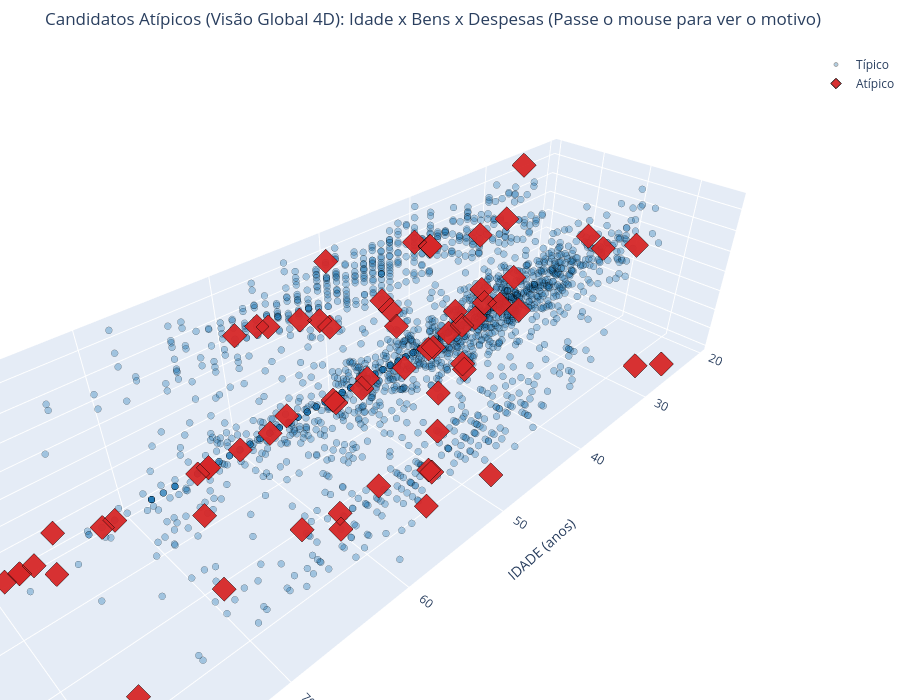

Source (notebook cell):
### Markdown cell above
### O mesmo recorte, em 3D — e a explicação dos pontos que parecem "no meio"

> **Por que alguns pontos atípicos parecem estar misturados "no meio" da nuvem 3D?**  
> O modelo Isolation Forest operou simultaneamente em **4 dimensões** (`IDADE`, `ANOS_ESTUDO`, `Total_Bens_Log`, `Total_Despesas_Contratadas_Log`). No entanto, o gráfico 3D abaixo plota apenas 3 eixos espaciais (`IDADE`, `Total_Bens_Log` e `Total_Despesas_Contratadas_Log`).
>
> A **4ª dimensão (`ANOS_ESTUDO` / Escolaridade)** não possui um eixo geométrico no espaço 3D!  
> Como consequência, candidatos como **Tiririca (CE)** possui patrimônio, idade e despesas perfeitamente compatíveis com os demais candidatos, mas têm **apenas 1 a 4 anos de estudo (Lê e Escreve)** num ecossistema onde a imensa maioria possui Ensino Superior ($z = -4$ e $-5$). No gráfico 3D, eles são projetados no meio da nuvem, mas no espaço 4D real estão totalmente isolados no chão da escolaridade!

### Code cell
cores_iso = {'Típico': '#1f77b4', 'Atípico': '#d62728'}

fig3d = go.Figure()
for status, cor in cores_iso.items():
    sub = df_cluster[df_cluster['anomalia_global'] == status]
    
    customdata = np.stack((
        sub['NM_URNA_CANDIDATO'],
        sub['SG_UF'],
        sub['cluster'],
        sub['anomalia_global'],
        sub['score_global'],
        sub['motivo_global'],
        sub['DS_GRAU_INSTRUCAO'],
        sub['ANOS_ESTUDO'],
        sub['Total_Bens'].map(lambda x: f"R$ {x:,.0f}".replace(',', 'X').replace('.', ',').replace('X', '.')),
        sub['Total_Despesas_Contratadas'].map(lambda x: f"R$ {x:,.0f}".replace(',', 'X').replace('.', ',').replace('X', '.'))
    ), axis=-1)

    fig3d.add_trace(go.Scatter3d(
        x=sub['IDADE'], y=sub['Total_Bens_Log'], z=sub['Total_Despesas_Contratadas_Log'],
        mode='markers', name=status,
        customdata=customdata,
        marker=dict(
            size=4 if status == 'Típico' else 8,
            color=cor,
            symbol='circle' if status == 'Típico' else 'diamond',
            opacity=0.35 if status == 'Típico' else 0.95,
            line=dict(width=1, color='black'),
        ),
        hovertemplate=(
            '<b>%{customdata[0]} (%{customdata[1]}) — %{customdata[2]}</b><br>' +
            '<b>Status:</b> %{customdata[3]} (Score: %{customdata[4]:.3f})<br>' +
            '<b>Motivo do Isolamento:</b> %{customdata[5]}<br>' +
            '----------------------------------------<br>' +
            '<b>Idade:</b> %{x} anos<br>' +
            '<b>Escolaridade:</b> %{customdata[6]} (%{customdata[7]} anos)<br>' +
            '<b>Bens Declarados:</b> %{customdata[8]}<br>' +
            '<b>Despesas Contratadas:</b> %{customdata[9]}<extra></extra>'
        )
    ))

fig3d.update_layout(
    scene=dict(
        xaxis_title='IDADE (anos)',
        yaxis_title='Total_Bens_Log',
        zaxis_title='Total_Despesas_Contratadas_Log'
    ),
    title=f'Candidatos Atípicos (Visão Global 4D): Idade x Bens x Despesas (Passe o mouse para ver o motivo)',
    height=700, margin=dict(l=0, r=0, b=0, t=50),
)
fig3d.show()

# Salvar versão interativa em HTML
fig3d.write_html('images/notebook4/04_grafico_3d_anomalias_global.html')
print("Gráfico 3D interativo salvo em: images/notebook4/04_grafico_3d_anomalias_global.html")

# ── Versão Estática 3D em Matplotlib para Slides de Apresentação ──────────────
fig_3d_mpl = plt.figure(figsize=(12, 8))
ax_3d = fig_3d_mpl.add_subplot(111, projection='3d')
tipicos = df_cluster[df_cluster['anomalia_global'] == 'Típico']
atipicos = df_cluster[df_cluster['anomalia_global'] == 'Atípico']

ax_3d.scatter(tipicos['IDADE'], tipicos['Total_Bens_Log'], tipicos['Total_Despesas_Contratadas_Log'],
             c='#2b6cb0', alpha=0.25, s=25, label=f'Típico (n={len(tipicos)})')
ax_3d.scatter(atipicos['IDADE'], atipicos['Total_Bens_Log'], atipicos['Total_Despesas_Contratadas_Log'],
             c='#e53e3e', marker='^', alpha=0.95, s=75, edgecolors='black', label=f'Atípico (n={len(atipicos)})')

# Destaque com rótulos para os casos mais discrepantes
destaques = atipicos.sort_values('score_global').head(6)
for _, r in destaques.iterrows():
    ax_3d.text(r['IDADE'], r['Total_Bens_Log'], r['Total_Despesas_Contratadas_Log'],
               f" {r['NM_URNA_CANDIDATO']}", fontsize=8, fontweight='bold', color='#742a2a')

ax_3d.set_xlabel('Idade (anos)', fontweight='bold', labelpad=10)
ax_3d.set_ylabel('Total_Bens_Log', fontweight='bold', labelpad=10)
ax_3d.set_zlabel('Total_Despesas_Log', fontweight='bold', labelpad=10)
ax_3d.set_title('Detecção de Anomalias 3D — Idade x Bens x Despesas (Isolation Forest 3%)\n[Nota: A 4ª dimensão é a Escolaridade]', fontsize=12, fontweight='bold')
ax_3d.legend(loc='upper right')
ax_3d.view_init(elev=22, azim=135)
plt.tight_layout()
plt.savefig('images/notebook4/04_grafico_3d_anomalias_matplotlib.png', dpi=300, bbox_inches='tight')
plt.show()
print("Versão estática salva em: images/notebook4/04_grafico_3d_anomalias_matplotlib.png")

### Figure 1 — Plotly figure (JSON) as saved in the notebook; plotly's stock layout.template omitted (floating-point values rounded to 4 significant figures; data arrays with more than 128 entries replaced by an {"elided": "..."} marker saying what was removed)
{"data": [{"customdata": {"elided": "2123x10 mixed values"}, "hovertemplate": "<b>%{customdata[0]} (%{customdata[1]}) — %{customdata[2]}</b><br><b>Status:</b> %{customdata[3]} (Score: %{customdata[4]:.3f})<br><b>Motivo do Isolamento:</b> %{customdata[5]}<br>----------------------------------------<br><b>Idade:</b> %{x} anos<br><b>Escolaridade:</b> %{customdata[6]} (%{customdata[7]} anos)<br><b>Bens Declarados:</b> %{customdata[8]}<br><b>Despesas Contratadas:</b> %{customdata[9]}<extra></extra>", "marker": {"color": "#1f77b4", "line": {"color": "black", "width": 1}, "opacity": 0.35, "size": 4, "symbol": "circle"}, "mode": "markers", "name": "Típico", "type": "scatter3d", "x": {"elided": "2123 int values"}, "y": {"elided": "2123 float values"}, "z": {"elided": "2123 float values"}}, {"customdata": {"elided": "66x10 mixed values"}, "hovertemplate": "<b>%{customdata[0]} (%{customdata[1]}) — %{customdata[2]}</b><br><b>Status:</b> %{customdata[3]} (Score: %{customdata[4]:.3f})<br><b>Motivo do Isolamento:</b> %{customdata[5]}<br>----------------------------------------<br><b>Idade:</b> %{x} anos<br><b>Escolaridade:</b> %{customdata[6]} (%{customdata[7]} anos)<br><b>Bens Declarados:</b> %{customdata[8]}<br><b>Despesas Contratadas:</b> %{customdata[9]}<extra></extra>", "marker": {"color": "#d62728", "line": {"color": "black", "width": 1}, "opacity": 0.95, "size": 8, "symbol": "diamond"}, "mode": "markers", "name": "Atípico", "type": "scatter3d", "x": [59, 27, 64, 55, 47, 55, 72, 46, 59, 38, 78, 57, 70, 61, 28, 47, 54, 63, 62, 56, 48, 77, 27, 51, 53, 63, 50, 43, 60, 71, 31, 46, 52, 78, 78, 40, 59, 38, 50, 25, 47, 42, 56, 62, 57, 60, 77, 35, 57, 79, 25, 33, 51, 51, 53, 27, 31, 44, 26, 48, 50, 79, 49, 45, 28, 69], "y": [11.0, 16.12, 0.0, 16.65, 16.51, 10.92, 0.0, 12.78, 11.29, 0.0, 0.0, 0.0, 12.21, 13.5, 9.798, 9.616, 14.97, 0.0, 9.904, 14.6, 16.17, 0.0, 0.0, 12.71, 13.88, 0.0, 0.0, 0.0, 0.0, 0.0, 0.0, 0.0, 9.862, 12.42, 0.0, 0.0, 0.0, 0.0, 11.59, 17.69, 11.9, 12.26, 0.0, 10.31, 0.0, 12.24, 13.82, 0.0, 11.62, 14.97, 0.0, 0.0, 0.0, 12.37, 0.0, 0.0, 0.0, 0.0, 13.48, 12.92, 0.0, 0.0, 12.65, 11.68, 11.43, 10.82], "z": [0.0, 0.0, 0.0, 11.82, 14.5, 0.0, 0.0, 13.15, 10.33, 10.43, 0.0, 10.37, 8.517, 12.78, 11.36, 0.0, 0.0, 0.0, 10.12, 13.25, 0.0, 0.0, 0.0, 0.0, 12.93, 0.0, 7.245, 5.969, 0.0, 0.0, 0.0, 0.0, 12.51, 13.22, 0.0, 11.51, 10.43, 10.46, 10.63, 0.0, 7.893, 13.49, 9.893, 0.0, 0.0, 0.0, 0.0, 0.0, 10.61, 13.16, 14.47, 0.0, 8.294, 0.0, 9.209, 9.599, 9.21, 7.314, 11.06, 8.372, 13.27, 0.0, 13.63, 13.39, 10.73, 0.0]}], "layout": {"height": 700, "margin": {"b": 0, "l": 0, "r": 0, "t": 50}, "scene": {"xaxis": {"title": {"text": "IDADE (anos)"}}, "yaxis": {"title": {"text": "Total_Bens_Log"}}, "zaxis": {"title": {"text": "Total_Despesas_Contratadas_Log"}}}, "title": {"text": "Candidatos Atípicos (Visão Global 4D): Idade x Bens x Despesas (Passe o mouse para ver o motivo)"}}}
